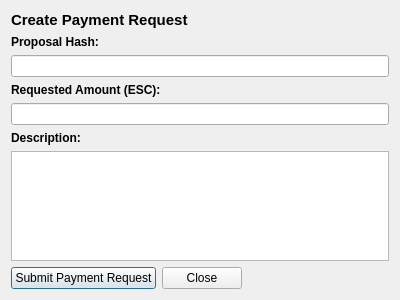
<?xml version="1.0" encoding="UTF-8"?>
<ui version="4.0">
 <class>CommunityFundCreatePaymentRequestDialog</class>
 <widget class="QDialog" name="CommunityFundCreatePaymentRequestDialog">
  <property name="geometry">
   <rect>
    <x>0</x>
    <y>0</y>
    <width>400</width>
    <height>300</height>
   </rect>
  </property>
  <property name="windowTitle">
   <string>Create Payment Request</string>
  </property>
  <layout class="QVBoxLayout" name="verticalLayout_2">
   <item>
    <widget class="QLabel" name="labelCreatePaymentRequestTitle">
     <property name="sizePolicy">
      <sizepolicy hsizetype="Preferred" vsizetype="Minimum">
       <horstretch>0</horstretch>
       <verstretch>0</verstretch>
      </sizepolicy>
     </property>
     <property name="font">
      <font>
       <pointsize>11</pointsize>
       <weight>75</weight>
       <bold>true</bold>
      </font>
     </property>
     <property name="text">
      <string>Create Payment Request</string>
     </property>
    </widget>
   </item>
   <item>
    <layout class="QVBoxLayout" name="verticalLayoutCreatePaymentRequest">
     <item>
      <widget class="QLabel" name="labelProposalHashTitle">
       <property name="sizePolicy">
        <sizepolicy hsizetype="Preferred" vsizetype="Minimum">
         <horstretch>0</horstretch>
         <verstretch>0</verstretch>
        </sizepolicy>
       </property>
       <property name="font">
        <font>
         <weight>75</weight>
         <bold>true</bold>
        </font>
       </property>
       <property name="text">
        <string>Proposal Hash:</string>
       </property>
      </widget>
     </item>
     <item>
      <widget class="QValidatedLineEdit" name="lineEditProposalHash"/>
     </item>
     <item>
      <widget class="QLabel" name="labelRequestedAmountTitle">
       <property name="font">
        <font>
         <weight>75</weight>
         <bold>true</bold>
        </font>
       </property>
       <property name="text">
        <string>Requested Amount (ESC):</string>
       </property>
      </widget>
     </item>
     <item>
      <widget class="ElsperoAmountField" name="lineEditRequestedAmount"/>
     </item>
     <item>
      <widget class="QLabel" name="labelDescriptionTitle">
       <property name="font">
        <font>
         <weight>75</weight>
         <bold>true</bold>
        </font>
       </property>
       <property name="text">
        <string>Description:</string>
       </property>
      </widget>
     </item>
     <item>
      <widget class="QValidatedPlainTextEdit" name="plainTextEditDescription">
       <property name="plainText">
        <string/>
       </property>
       <property name="overwriteMode">
        <bool>false</bool>
       </property>
      </widget>
     </item>
     <item>
      <layout class="QHBoxLayout" name="horizontalLayoutSubmitPaymentRequest">
       <property name="topMargin">
        <number>0</number>
       </property>
       <item>
        <widget class="QPushButton" name="pushButtonSubmitPaymentRequest">
         <property name="text">
          <string>Submit Payment Request</string>
         </property>
        </widget>
       </item>
       <item>
        <widget class="QPushButton" name="pushButtonClose">
         <property name="text">
          <string>Close</string>
         </property>
        </widget>
       </item>
       <item>
        <spacer name="horizontalSpacerButton">
         <property name="orientation">
          <enum>Qt::Horizontal</enum>
         </property>
         <property name="sizeHint" stdset="0">
          <size>
           <width>40</width>
           <height>20</height>
          </size>
         </property>
        </spacer>
       </item>
      </layout>
     </item>
    </layout>
   </item>
  </layout>
 </widget>
 <customwidgets>
  <customwidget>
   <class>ElsperoAmountField</class>
   <extends>QLineEdit</extends>
   <header>elsperoamountfield.h</header>
   <container>1</container>
  </customwidget>
  <customwidget>
   <class>QValidatedLineEdit</class>
   <extends>QLineEdit</extends>
   <header>qvalidatedlineedit.h</header>
  </customwidget>
  <customwidget>
   <class>QValidatedPlainTextEdit</class>
   <extends>QPlainTextEdit</extends>
   <header>qvalidatedplaintextedit.h</header>
  </customwidget>
 </customwidgets>
 <resources/>
 <connections/>
</ui>
